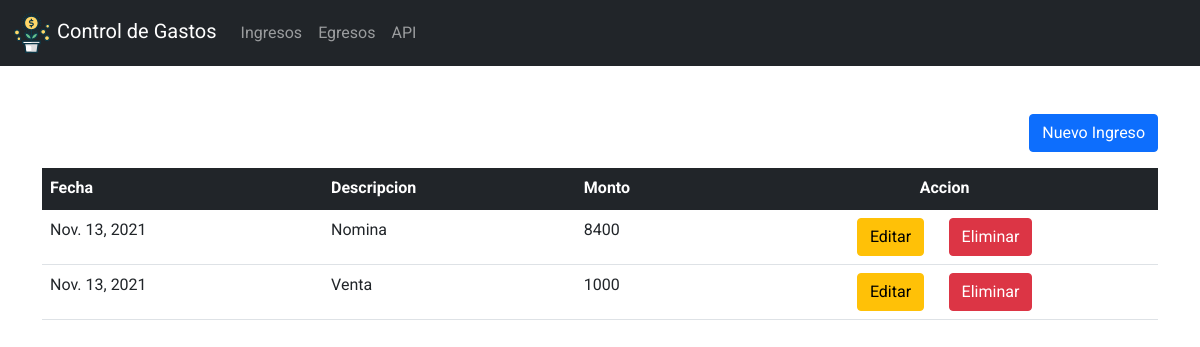
/ingresos/, run on an earlier commit of the app's database.
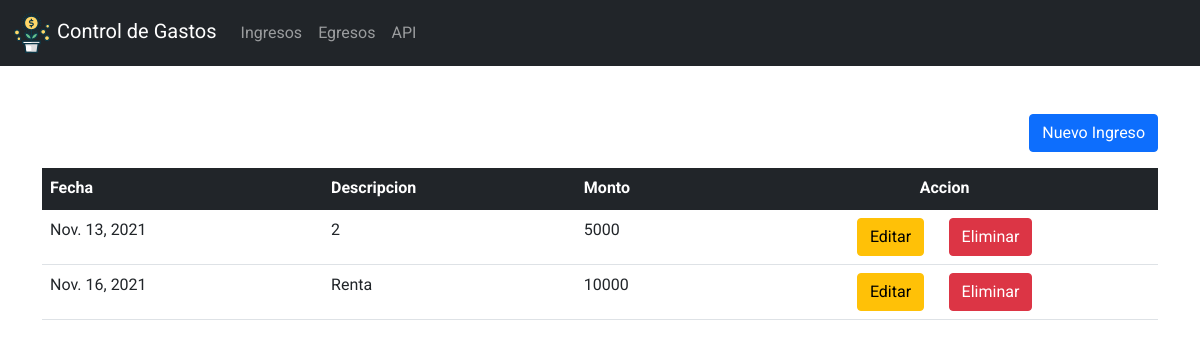
And on a later commit of the database.
### control/models.py (models this page shows, shortened)
class Ingresos(models.Model):
    fecha = models.DateField(auto_now_add=True)
    descripcion = models.CharField(max_length=50)
    monto = models.IntegerField()

### control/views.py (the view)
# urls.py: path('', IngresosList, name='ingresos'),
def IngresosList(request):
    ingresos = Ingresos.objects.all()
    return render(request, 'ingresos/list.html', {'ingresos': ingresos})

### control/templates/ingresos/list.html
{% include 'head.html' %}
<div class="row" style="text-align: right;">
    <div class="col">
        <a href="{% url 'ingresos_create' %}"><button type="button" class="btn btn-primary">Nuevo Ingreso</button></a>
    </div>
</div>
<div class="row">
    <div class="col">
        <table class="table mt-3">
            <thead class="table-dark">
                <tr>
                    <th>Fecha</th>
                    <th>Descripcion</th>
                    <th>Monto</th>
                    <th class="text-center">Accion</th>
                </tr>
            </thead>
            <tbody>
                {% for ingreso in ingresos %}
                <tr>
                    <td>{{ ingreso.fecha }}</td>
                    <td>{{ ingreso.descripcion }}</td>
                    <td>{{ ingreso.monto }}</td>
                    <td class="text-center">
                        <a href="{% url 'ingresos_delete' ingreso.id %}"><button type="button" class="btn btn-warning" style="margin-right: 5%;">Editar</button></a>
                        <a href="{% url 'ingresos_delete' ingreso.id %}"><button type="button" class="btn btn-danger">Eliminar</button></a>
                    </td>
                </tr>
                {% endfor %}
            </tbody>
        </table>
    </div>
</div>
{% include 'foot.html' %}

What changed in the data, as far as the page shows it:
removed Ingresos: fecha "Nov. 13, 2021", descripcion "Nomina", monto "8400"
removed Ingresos: fecha "Nov. 13, 2021", descripcion "Venta", monto "1000"
added Ingresos: fecha "Nov. 13, 2021", descripcion "2", monto "5000"
added Ingresos: fecha "Nov. 16, 2021", descripcion "Renta", monto "10000"
